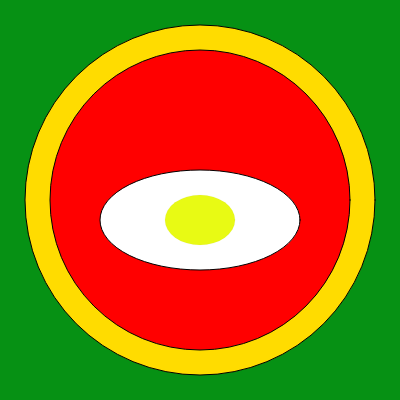
Frame 1 (no input)
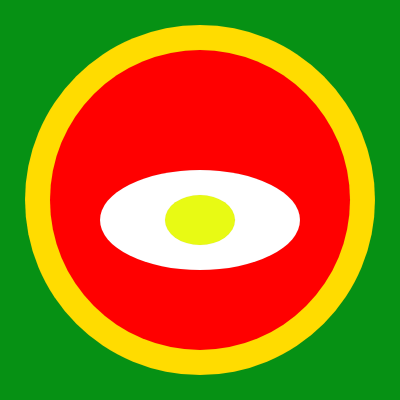
Frame 2 (the mouse pressed at the canvas centre, redrawn once)

The p5.js sketch that drew these frames (run headless with seeded random() and noise() and a simulated clock; the mouse was pressed at the canvas centre and the sketch redrawn once):

// p5.js sketch
// ── sketch.js
function setup() {
    createCanvas(400, 400); 
    noLoop(); 
}

function draw() {
    // 2: ¿Qué hay de cena?
    background(6, 145, 20); // wooden table
    fill(355, 220, 0);
    ellipse(200, 200, 350, 350); // plate
    fill(255, 0, 0);
    ellipse(200, 200, 300,300); 
    //huevo 1
    fill(255, 255, 255);
    ellipse(200,220,200,100);

    //yema
    fill(232, 250, 20);
    stroke(100,10);
    ellipse(200,220,70,50);
}
